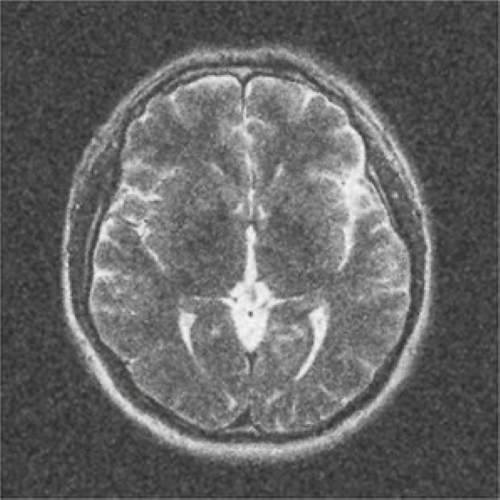
#> input picture homework/hw5/MRI_noisy.png, 500 x 500 px
$ jupyter execute --allow-errors 'Homework 5.ipynb'
#> lines starting #> are read from the running program, lines starting #| are printed output that depends on the picture; long printed decimals are rounded
### STA 4724: Homework 5 - Due Monday, Nov 24
**Instructions**: Finsih the assign by directly answering the question or finishing the code in this Jupyter notebook.

After you finish, submit the saved notebook to webcourses.

**Your name:** Mustaeen Ahmed

**Your ID:** 5530892

## Question 1: Image Denoise via PCA
Many medical images, such as MRI, are low-rank. Medical image denoising is an active research field. A simple PCA won't achieve state-of-the-art denoising result, yet it is one of the simplest methods that give us some level of denoising.

**(a)** Read the noisy MRI image.

[cell 1]
import cv2
import numpy as np
from matplotlib import pyplot as plt

img_noisy = cv2.imread("MRI_noisy.png")
#> img_noisy is the input picture: shape (500, 500, 3); mean B, G, R 100, 100, 100

Based on how you read the image. If you read the image as a color image (that is, the data matrix has RGB color channels), then convert it to a grayscale image. Write "N/A" if you directly read it as a grayscale image.

[cell 2]
img_gray = cv2.cvtColor(img_noisy, cv2.COLOR_BGR2GRAY)

**(b)** Print the images denoised/reconstructed with rank $r = 1, 2, 3, 5, 10, 20$.

[cell 3]
A = img_gray.astype(float)

U, S, VT = np.linalg.svd(A, full_matrices=False)
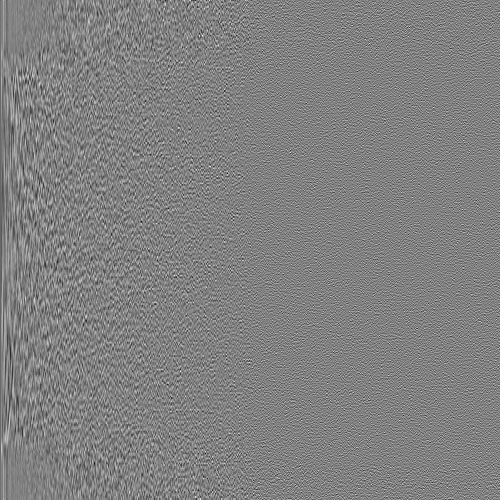
#> U: shape (500, 500) float64; min -0.254, max 0.248, mean -7.52e-05; drawn with min black and max white
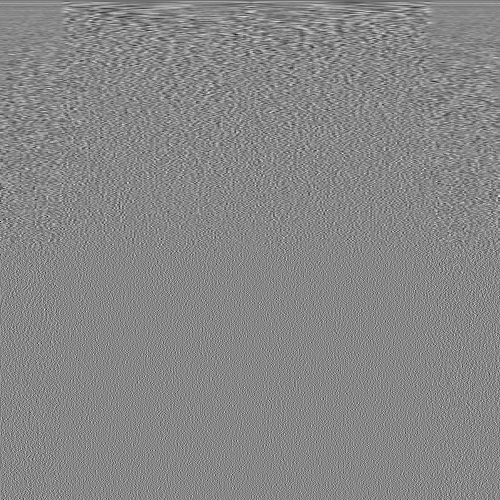
#> VT: shape (500, 500) float64; min -0.274, max 0.242, mean -6.97e-05; drawn with min black and max white
#> S = 500 values, max 52065.6 at index 0, min 0.0197 at index 499, mean 318.4

rank = [1, 2, 3, 5, 10, 20]
plt.figure(figsize=(12, 8))

for i, ra in enumerate(rank):
    ar = U[:, :ra] @ np.diag(S[:ra]) @ VT[:ra, :]

    plt.subplot(2, 3, i+1)
    plt.imshow(ar, cmap="gray")
    plt.title(f"Rank r = {ra}")
    plt.axis("off")
#> this loop made 6 passes
#> pass 1, `ar = U[:, :ra] @ np.diag(S[:ra]) @ VT[:ra, :]`:
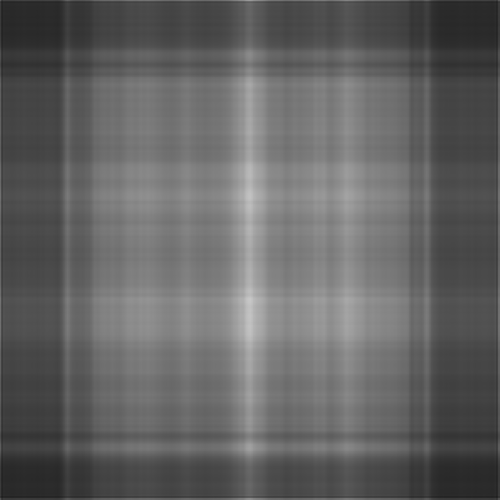
#> ar: shape (500, 500) float64; min 31.61, max 200.3, mean 99.7
#> pass 2, `ar = U[:, :ra] @ np.diag(S[:ra]) @ VT[:ra, :]`:
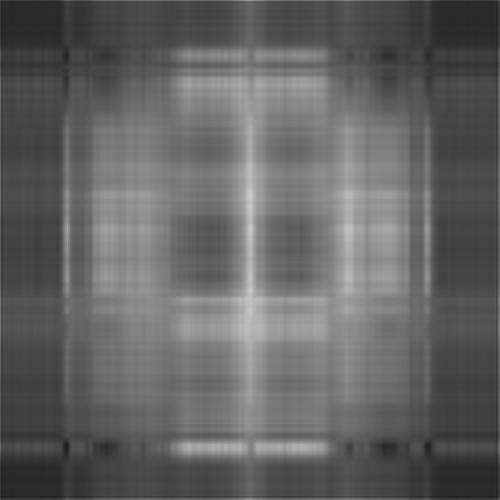
#> ar: shape (500, 500) float64; min 26.98, max 205.1, mean 99.7
#> pass 3, `ar = U[:, :ra] @ np.diag(S[:ra]) @ VT[:ra, :]`:
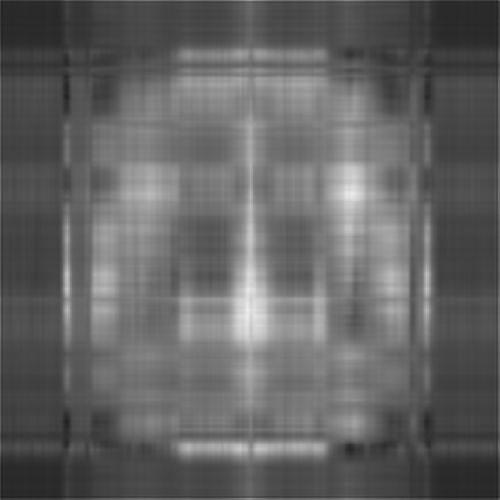
#> ar: shape (500, 500) float64; min 31.84, max 238.5, mean 99.7

plt.show()
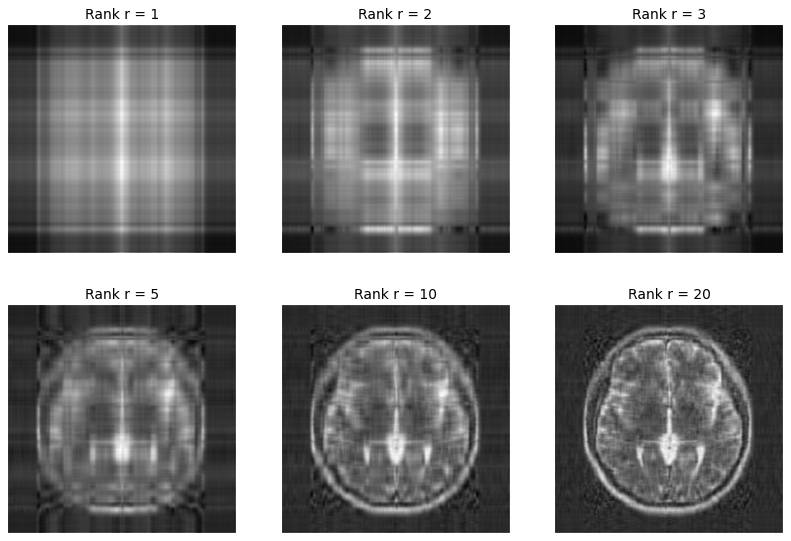
#> figure drawn by matplotlib, 6 panels

**(c)** Read the clear MRI image, convert it to grayscale if needed.

[cell 4]
img_clear = cv2.imread("MRI_clear.png")
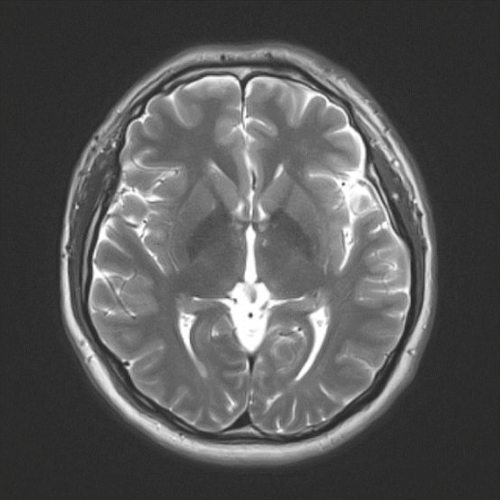
#> input picture homework/hw5/MRI_clear.png, 500 x 500 px
#> img_clear is the input picture: shape (500, 500, 3); mean B, G, R 87.1, 87.2, 87.2

img_clear_gray = cv2.cvtColor(img_clear, cv2.COLOR_BGR2GRAY)

Use the clear image as your reference to find the best rank for this denoising task.

Hint1: Use a loop to try different ranks.

Hint2: The best noised image should be the one most similar to the clear image, which means the different between the images is smaller. Use Frobenius norm.

[cell 5]
a_noisy = img_gray.astype(float)
a_clear = img_clear_gray.astype(float)

U, S, VT = np.linalg.svd(a_noisy, full_matrices=False)

ranks = [1, 2, 3, 5, 10, 20, 30, 40, 50, 75, 100, 150, 200]
errors = []
best_rank = None
best_error = float("inf")

for ra in ranks:
    aR = U[:, :ra] @ np.diag(S[:ra]) @ VT[:ra, :]

    error = np.linalg.norm(aR - a_clear, ord="fro")
    errors.append(error)

    if error < best_error:
        best_error = error
        best_rank = ra
#> this loop made 13 passes
#> (error, best_error) on passes 1 to 9: (18540.3, 18540.3), (17050.4, 17050.4), (15869.4, 15869.4), (14782.4, 14782.4), (12894.2, 12894.2), (11342.9, 11342.9), (10840.7, 10840.7), (10619.1, 10619.1), (10560.5, 10560.5)
#> error on passes 10 to 13: 10584.9, 10636.3, 10679.7, 10688.8
#> after the loop, best_error = 10560.5; best_rank = 50; errors = [18540.3, 17050.4, 15869.4, 14782.4, 12894.2, 11342.9, 10840.7, 10619.1, 10560.5, 10584.9, 10636.3, 10679.7, 10688.8]

print(f"Best Rank = {best_rank}")
#| Best Rank = 50
print(f"Smallest Error = {best_error}")
#| Smallest Error = 10560.498

r = 50
ar50 = U[:, :r] @ np.diag(S[:r]) @ VT[:r, :]
plt.imshow(ar50, cmap="gray")
plt.title("Reconstructed Rank 50")
plt.axis("off")
plt.show()
